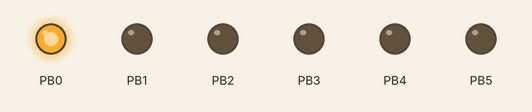
This program was run on a simulated ATmega328P, built with avr-gcc and emulated at 16 MHz. On the bench: output pins drawn as LEDs (lit = HIGH).

Above: at 0.05 s.
At 0.55 s:
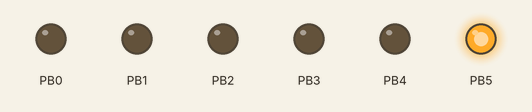
At 0.75 s:
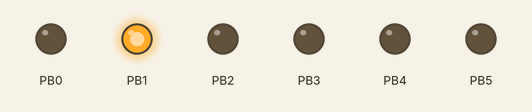
At 1.45 s:
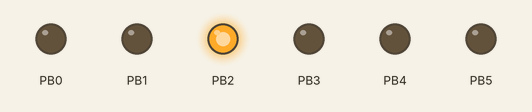
At 2.15 s:
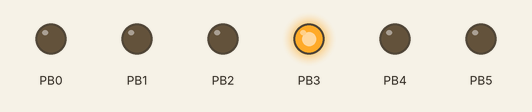
At 2.85 s:
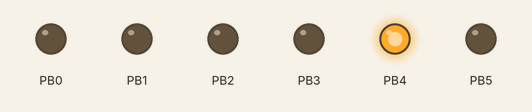
Timing chart, 0 to 3.1 s (numbered marks = the images above):
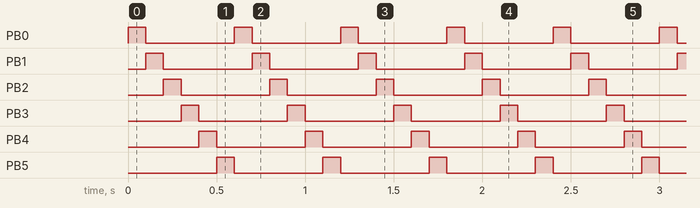

Measured:
- by itself, PB0–5: alternates HIGH for 0.10 s and LOW for 0.50 s
- by itself, everything shown: repeats every 0.60 s, in 6 steps

The program:

main.c
```c
/*
* Wietse Houwers (2132653)
* Week 1. Basics
*/

#define F_CPU (16000000UL)
#include <avr/io.h>
#include <util/delay.h>

int main(void)
{
	//Setup
	//Configure PB0-5 so it will be an output pin
	//DDRB |= (1<<DDB0);
	//DDRB |= (1<<DDB1);
	//DDRB |= (1<<DDB2);
	//DDRB |= (1<<DDB3);
	//DDRB |= (1<<DDB4);
	//DDRB |= (1<<DDB5);

	DDRB |= 0b00111111;

	//Loop
	while (1)
	{
		// LED connected to PB0 on and wait
		PORTB |= (1<<PORTB0);
		_delay_ms(100);
		// LED connected to PB0 off
		PORTB &= ~(1<<PORTB0);

		// LED connected to PB1 on and wait
		PORTB |= (1<<PORTB1);
		_delay_ms(100);
		// LED connected to PB1 off
		PORTB &= ~(1<<PORTB1);

		// LED connected to PB2 on and wait
		PORTB |= (1<<PORTB2);
		_delay_ms(100);
		// LED connected to PB2 off
		PORTB &= ~(1<<PORTB2);

		// LED connected to PB3 on and wait
		PORTB |= (1<<PORTB3);
		_delay_ms(100);
		// LED connected to PB3 off
		PORTB &= ~(1<<PORTB3);

		// LED connected to PB4 on and wait
		PORTB |= (1<<PORTB4);
		_delay_ms(100);
		// LED connected to PB4 off
		PORTB &= ~(1<<PORTB4);

		// LED connected to PB5 on and wait
		PORTB |= (1<<PORTB5);
		_delay_ms(100);
		// LED connected to PB5 off
		PORTB &= ~(1<<PORTB5);
	}
}
```
